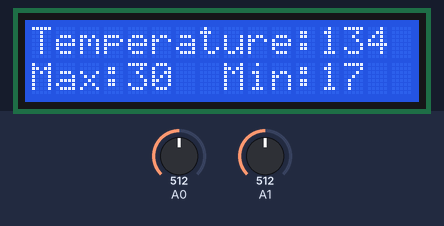
This sketch was run on a simulated Arduino Uno, built with avr-gcc and run on an emulated ATmega328P. On the bench: 16×2 character LCD. Wiring (inferred from the names in the program): character LCD (HD44780): RS pin 8; E pin 9; data pin 0, pin 1, pin 2, pin 3, pin 4, pin 5, pin 6, pin 7. Inputs (shaded band) come from the test bench; at power-on: A0 = 512, A1 = 512.

Above: at 1.4 s.
1.5 s: A0 set to 610
4.7 s: A1 set to 610
At 5.7 s:
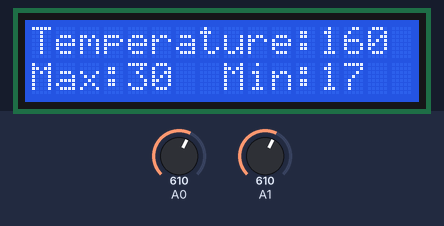
6.8 s: A0 set to 590
At 7.4 s:
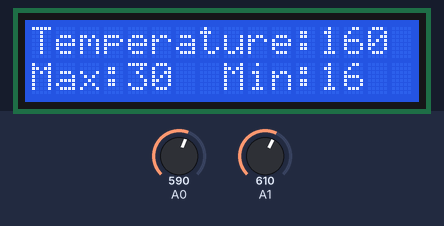
9.1 s: A1 set to 306
At 9.8 s:
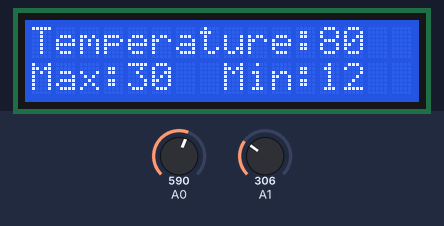
12.3 s: A1 set to 190
At 13.4 s:
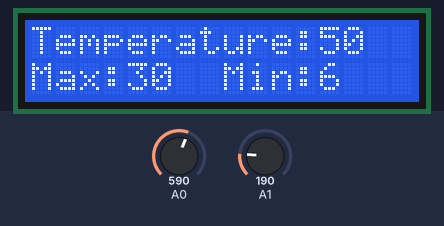
15.0 s: A0 set to 306
At 15.7 s:
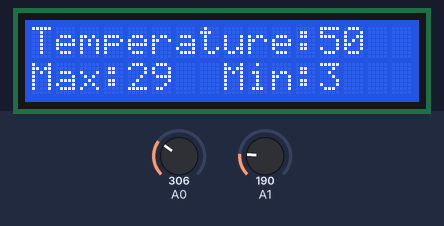
Timing chart, 0 to 18.0 s (numbered marks = the images above; inputs shaded):
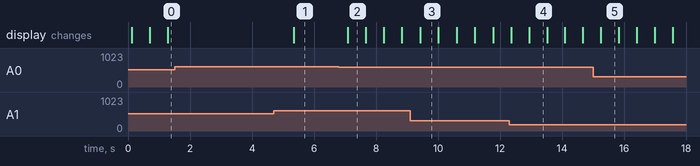

Measured:
- after the input at 1.5 s, every drawn part: stays the same
- after the input at 4.7 s, the display: changes after 0.64 s (image 1)
- after the input at 6.8 s, the display: changes after 0.28 s (image 2)
- what the display in image 2 shows lasts 0.6 s, from 7.1 s to 7.7 s

The sketch:

LCD.ino
```cpp
#include <avr/io.h>			  /* Include AVR std. library file */
#include <util/delay.h>	  /* Include Delay header file */
#include "LCD.h"

void LCD_Command( unsigned char cmnd )
{
	LCD_Port = (LCD_Port & 0x0F) | (cmnd & 0xF0); /* sending upper nibble */
	RS_EN_Port &= ~ (1<<RS);		/* RS=0, command reg. */
	RS_EN_Port |= (1<<EN);		/* Enable pulse */
	_delay_us(1);
	RS_EN_Port &= ~ (1<<EN);

	_delay_us(200);

	LCD_Port = (LCD_Port & 0x0F) | (cmnd << 4);  /* sending lower nibble */
	RS_EN_Port |= (1<<EN);
	_delay_us(1);
	RS_EN_Port &= ~ (1<<EN);
	_delay_ms(2);
}


void LCD_Char( unsigned char data )
{
	LCD_Port = (LCD_Port & 0x0F) | (data & 0xF0); /* sending upper nibble */
	RS_EN_Port |= (1<<RS);		/* RS=1, data reg. */
	RS_EN_Port|= (1<<EN);
	_delay_us(1);
	RS_EN_Port &= ~ (1<<EN);

	_delay_us(200);

	LCD_Port = (LCD_Port & 0x0F) | (data << 4); /* sending lower nibble */
	RS_EN_Port |= (1<<EN);
	_delay_us(1);
	RS_EN_Port &= ~ (1<<EN);
	_delay_ms(2);
}

void LCD_Init (void)			/* LCD Initialize function */
{
	LCD_Dir = 0xFF;			    /* Make LCD port direction as o/p */
  RS_EN_Dir |= (1 << EN) | (1 << RS);

	_delay_ms(20);			    /* LCD Power ON delay always >15ms */

	LCD_Command(0x02);		  /* send for 4 bit initialization of LCD  */
	LCD_Command(0x28);      /* 2 line, 5*7 matrix in 4-bit mode */
	LCD_Command(0x0c);      /* Display on cursor off*/
	LCD_Command(0x06);      /* Increment cursor (shift cursor to right)*/
	LCD_Command(0x01);      /* Clear display screen*/
	_delay_ms(2);
}

void LCD_String (char *str)		/* Send string to LCD function */
{
	int i;
	for(i=0;str[i]!=0;i++)		/* Send each char of string till the NULL */
	{
		LCD_Char (str[i]);
	}
}

void LCD_String_xy (char row, char pos, char *str)	/* Send string to LCD with xy position */
{
	if (row == 0 && pos<16)
	  LCD_Command((pos & 0x0F)|0x80);	                  /* Command of first row and required position<16 */
	else if (row == 1 && pos<16)
	  LCD_Command((pos & 0x0F)|0xC0);	                  /* Command of first row and required position<16 */

	LCD_String(str);	                              	/* Call LCD string function */
}

void LCD_Clear()
{
	LCD_Command (0x01);		/* Clear display */
	_delay_ms(2);
	LCD_Command (0x80);		/* Cursor at home position */
}
```

ADC.h
```cpp
// Function prototypes defined in header file for the ADC library
// .h files should be included in main app in order to use the library

void ADC_Init();
int ADC_Read(int channel);
```

ADC.ino
```cpp
#include <avr/io.h>
#include "ADC.h"

void ADC_Init() {
  ADCSRA = ADCSRA | (1 << ADEN);
  ADCSRA = ADCSRA | (1 << ADPS0);
  ADCSRA = ADCSRA | (1 << ADPS1);
  ADCSRA = ADCSRA | (1 << ADPS2);

  ADMUX = ADMUX | (1 << REFS0);
  ADMUX = ADMUX & ~(1 << REFS1);
}

int ADC_Read(int channel){

  ADMUX = ADMUX & ~(1 << MUX0);
  ADMUX = ADMUX & ~(1 << MUX1);
  ADMUX = ADMUX & ~(1 << MUX2);
  ADMUX = ADMUX & ~(1 << MUX3);
  ADMUX = ADMUX | channel;

  ADCSRA = ADCSRA | (1 << ADSC);

  while(ADCSRA & (1 << ADSC));

  return ADC;
}
```

LCD.h
```cpp
// Function prototypes defined in header file for the LCD library
// .h files should be included in main app in order to use the library

#define LCD_Dir  DDRD			/* Define LCD data port direction */
#define LCD_Port PORTD		/* Define LCD data port */

#define RS_EN_Dir  DDRB		/* Define RS and En data port direction */
#define RS_EN_Port PORTB  /* Define RS and En port */
#define RS PB0				    /* Define Register Select pin */
#define EN PB1 				    /* Define Enable signal pin */

void LCD_Command( unsigned char cmnd );
void LCD_Char( unsigned char data );
void LCD_Init (void);
void LCD_String (char *str);
void LCD_String_xy (char row, char pos, char *str);
void LCD_Clear();
```

LCD_App.ino
```cpp
#include <avr/io.h>
#include <util/delay.h>
#include "LCD.h"
#include "ADC.h" // adding ADC, LCD, and delay libraries

#define buzz 3 //buzzer variable set as pin 3

void init();

int main(void){

  init();
  int tempmax = 30; // temperature max set
  int tempmin = 20; // temperature min set

//while loop start
  while (1)
  {
    int  a = ADC_Read(0); // reads analogue input at channel 0 (button pressed on LCD keypad)

    float temp = ADC_Read(1); // reads analogue input at channel 1 (temperature sensor)
    float tempC = temp/3.8; // divides temperature to become more realistic as sensor is not accurate

    LCD_Clear(); //clears LCD

    // if statement for button configuration
      if (a < 60){
        tempmin ++;  //right button adds one to temperature min
        LCD_String_xy (0, 1, tempmin); //print new min value (+1)
      }
      else if (a < 200) {
        tempmax ++;  //up  button adds one to temperature max
         LCD_String_xy (0, 1, tempmax); //print new max value (+1)
      }
      else if (a < 400){
        tempmax --;  //down button decreases one from temperature max
         LCD_String_xy (0, 1, tempmax); //print new max value (-1)
      }
        else if (a < 600){
        tempmin --;  //left button decreases one from temperature min
         LCD_String_xy (0, 1, tempmin); //print new min value (-1)
        }

    if (tempC > tempmax || tempC < tempmin){ //if statement for temperature values if max or min values are exceeded
      PORTD = PORTD | (1 << buzz); // buzzer on
    }
    else { //temrature value stays between limits
        PORTD = PORTD & ~ (1 << buzz); // buzzer off

    }

     char temp_string[5];
    itoa(tempC, temp_string, 10);
    //converts int data to string data
    LCD_String_xy (0, 0, "Temperature:"); // prints "Temperature:" at row 0 and column 0
    LCD_String_xy (0, 12, temp_string); // prints temperature at row 0 and column 12

     char temp_max[5];
    itoa(tempmax, temp_max, 10);

    LCD_String_xy (1, 0, "Max:"); // prints "Max:" at row 1 and column 0
    LCD_String_xy (1, 4, temp_max); // prints temperature max at row 1 and column 4

     char temp_min[5];
    itoa(tempmin, temp_min, 10);

    LCD_String_xy (1, 8, "Min:"); // prints "Min:" at row 1 and column 8
    LCD_String_xy (1, 12, temp_min); // prints temperature min at row 1 and column 12

    _delay_ms(500);
  }

  return 0;
}
//while loop end

void init(){

   LCD_Init (); // initilize LCD

   ADC_Init(); // initilize ADC

   DDRD = DDRD | (1 << buzz); // buzzer pin set as output

}
```
